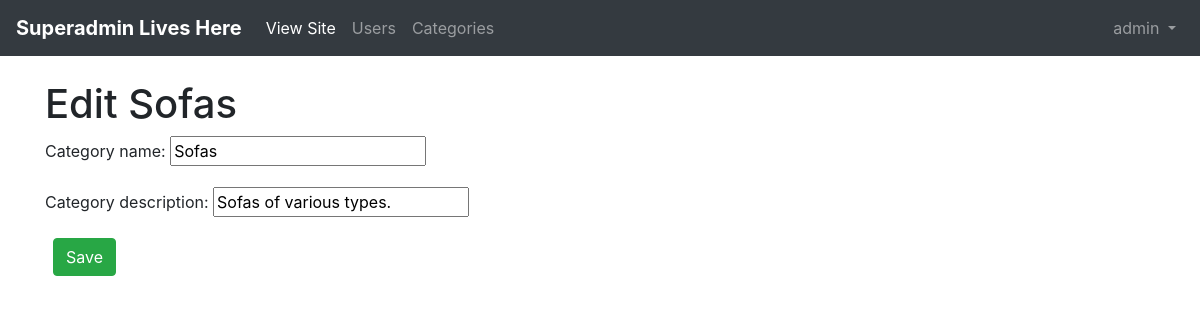
The app's page /superadmin/categories/update/1/ (signed in) with its own data.
### authapp/models.py (models this page shows, shortened)
class ShopUser(AbstractUser):
    avatar = models.ImageField(upload_to='users_avatars', null=True, blank=True)
    age = models.PositiveIntegerField(verbose_name='Age', null=True, blank=True)

### mainapp/models.py (models this page shows, shortened)
class ProductCategory(models.Model):
    class Meta:
        verbose_name = 'Product Category'
        verbose_name_plural = 'Product Categories'
    name = models.CharField(verbose_name="category name", max_length=100)
    description = models.CharField(verbose_name='category description', max_length=1000, null=True, blank=True)

### adminapp/views.py (the view)
# urls.py: path('categories/update/<int:pk>/', adminapp.CategoryUpdateView.as_view(), name='category_update'),
class CategoryUpdateView(LoginRequiredMixin, AdminMixin, UpdateView):
    model = ProductCategory
    fields = '__all__'
    context_object_name = 'category'
    template_name = 'adminapp/categories/category_edit.html'
    login_url = 'authapp:login'

### adminapp/views.py (called while the page is built)
    def test_func(self):
        return self.request.user.is_superuser

    def get_test_func(self):
        return self.test_func

    def dispatch(self, request, *args, **kwargs):
        user_test_result = self.get_test_func()()
        if not user_test_result:
            return redirect('adminapp:forbidden')
        return super().dispatch(request, *args, **kwargs)

### basketapp/models.py (called while the page is built)
    @property
    def cost(self):
        return self.quantity * self.product.price

### mainapp/context__processors.py (called while the page is built)
def get_categories(request):
    return {'all_categories': ProductCategory.objects.all()}

def get_basket(request):
    basket = []
    quantity = None
    total_price = None
    if request.user.is_authenticated:
        basket = request.user.basket.select_related('product__category').all()
        quantity = sum(list(map(lambda item: item.quantity, basket)))
        total_price = sum(list(map(lambda item: item.cost, basket)))
    return {
        'basket': basket,
        'basket_quantity': quantity,
        'basket_total_price': total_price
    }

### templates/adminapp/categories/category_edit.html (shortened to what this page needs)
{% extends 'adminapp/base.html' %}
{% block content %}
    <h1>Edit {{ category.name }}</h1>
    <form action="" method="post">
        {{ form.as_p }}
        <button class="btn btn-success ml-2" type="submit">Save</button>
    </form>
{% endblock %}

### templates/adminapp/includes/inc_menu.html (shortened to what this page needs)
<nav class="navbar navbar-expand-md navbar-dark bg-dark mb-4">
    <a class="navbar-brand" href="{% url 'adminapp:admin_home' %}"><b>Superadmin Lives Here</b></a>
    <div class="collapse navbar-collapse" id="navbarCollapse">
        <ul class="navbar-nav">
          <li class="nav-item active">
            <a class="nav-link" href="{% url 'main' %}">View Site<span class="sr-only">(current)</span></a>
          </li>
          <li class="nav-item">
            <a class="nav-link" href="{% url 'superadmin:users_list' %}">Users</a>
          </li>
          <li class="nav-item">
            <a class="nav-link" href="{% url 'superadmin:category_list' %}">Categories</a>
          </li>
        </ul>
        {% if user.is_authenticated %}
            <ul class="navbar-nav ml-auto">
                <li class="nav-item">
                    <a class="nav-link dropdown-toggle" href="#" id="userMenu"
                       data-toggle="dropdown" aria-haspopup="true"
                       aria-expanded="false">
                        {{ user.username }}
                    </a>
                </li>
            </ul>
        {% endif %}
    </div>
</nav>

### records on screen
ShopUser: username "admin"
ProductCategory: name "Sofas", description "Sofas of various types."
